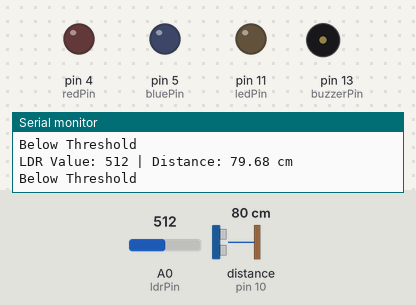
A sketch run on a simulated Arduino Uno, built with avr-gcc and run on an emulated ATmega328P. Shown: output pins drawn as LEDs (lit = HIGH), buzzer (waves = sounding), the last lines printed to the serial monitor. Wiring (inferred from the names in the program): ultrasonic range finder: trigger pin 9; echo pin 10. Inputs (shaded band) come from the test bench; at power-on: A0 (ldrPin) = 512, distance to the obstacle (sensor on pin 10) 80 cm. The echo pulse lasts 58.3 µs per cm; pins used as bus, display or sensor lines are not drawn.

Above: at 3.8 s.
3.9 s: A0 (ldrPin) set to 635
7.8 s: A0 (ldrPin) set to 661
At 9.18 s:
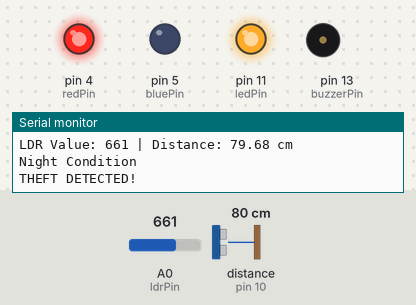
At 9.9 s:
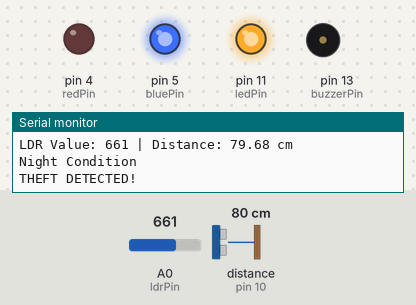
14.3 s: distance to the obstacle (sensor on pin 10) set to 5 cm
18.2 s: distance to the obstacle (sensor on pin 10) set to 2 cm
At 20.5 s:
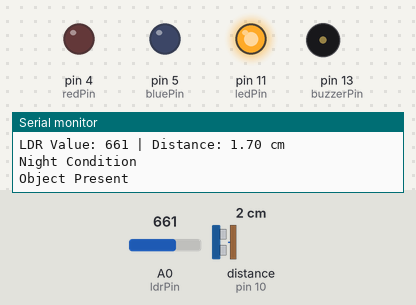
22.1 s: A0 (ldrPin) set to 833
26.0 s: A0 (ldrPin) set to 866
At 29.0 s:
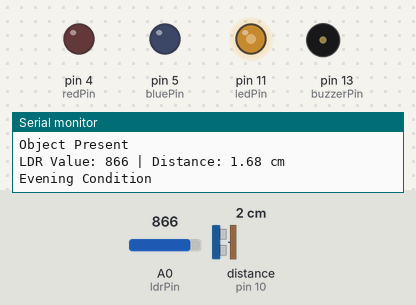
Timing chart, 0 to 30.5 s (numbered marks = the images above; inputs shaded):
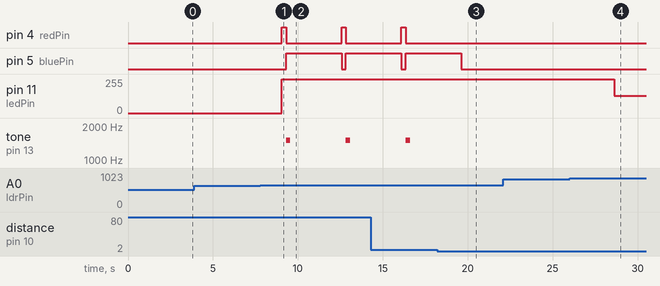

Measured:
- the behaviour switches between 649 and 650 on A0 (ldrPin) (found by bisection; images 0 and 1)
- the behaviour switches between 4 and 3 cm on distance to the obstacle (sensor on pin 10) (found by bisection; images 2 and 3)
- the behaviour switches between 849 and 850 on A0 (ldrPin) (found by bisection; images 3 and 4)
- after the input at 7.8 s, pin 4 (redPin): alternates HIGH for 0.26 s and LOW for 3.3 s, starting after 1.3 s; pin 5 (bluePin): LOW → HIGH after 1.5 s, → LOW 3.3 s later, → HIGH 0.26 s later; pin 11 (ledPin): 0/255 → 255/255 after 1.2 s; tone on pin 13 (buzzerPin): alternates 1500 Hz for 0.26 s and silent for 3.3 s, starting after 1.5 s
- after the input at 18.2 s, pin 4 (redPin): stays LOW (without the input it goes to HIGH after 1.4 s); pin 5 (bluePin): goes on until 19.6 s, then stays LOW; tone on pin 13 (buzzerPin): stays silent (without the input it goes to 1500 Hz after 1.7 s)
- after the input at 26.0 s, pin 11 (ledPin): 255/255 → 128/255 after 2.6 s

The sketch:

Security_TheftDetector_PoliceSiren.ino
```cpp
int ldrPin = A0;
int ledPin = 11;      // Street Light
int buzzerPin = 13;   // Passive Buzzer

int redPin = 4;       // RGB Red
int bluePin = 5;      // RGB Blue

#define TRIG_PIN 9
#define ECHO_PIN 10

void setup() {

  pinMode(ledPin, OUTPUT);
  pinMode(buzzerPin, OUTPUT);

  pinMode(redPin, OUTPUT);
  pinMode(bluePin, OUTPUT);

  pinMode(TRIG_PIN, OUTPUT);
  pinMode(ECHO_PIN, INPUT);

  Serial.begin(9600);

  Serial.println("Smart Theft Detection System Started");
}

float getDistance() {

  digitalWrite(TRIG_PIN, LOW);
  delayMicroseconds(2);

  digitalWrite(TRIG_PIN, HIGH);
  delayMicroseconds(10);

  digitalWrite(TRIG_PIN, LOW);

  long duration = pulseIn(ECHO_PIN, HIGH);

  float distance = duration * 0.0343 / 2;

  return distance;
}

void policeSiren() {

  // Rising Siren + Red LED

  for (int freq = 500; freq <= 1500; freq += 20) {

    tone(buzzerPin, freq);

    digitalWrite(redPin, HIGH);
    digitalWrite(bluePin, LOW);

    delay(5);
  }

  // Falling Siren + Blue LED

  for (int freq = 1500; freq >= 500; freq -= 20) {

    tone(buzzerPin, freq);

    digitalWrite(redPin, LOW);
    digitalWrite(bluePin, HIGH);

    delay(5);
  }

  noTone(buzzerPin);
}

void loop() {

  int ldrValue = analogRead(ldrPin);

  float distance = getDistance();

  Serial.print("LDR Value: ");
  Serial.print(ldrValue);

  Serial.print(" | Distance: ");
  Serial.print(distance);
  Serial.println(" cm");

  // NIGHT
  if (ldrValue >= 650 && ldrValue < 850) {

    analogWrite(ledPin, 255);

    Serial.println("Night Condition");

    if (distance > 3) {

      Serial.println("THEFT DETECTED!");

      policeSiren();
    }
    else {

      noTone(buzzerPin);

      digitalWrite(redPin, LOW);
      digitalWrite(bluePin, LOW);

      Serial.println("Object Present");
    }
  }

  // EVENING
  else if (ldrValue >= 850 && ldrValue < 980) {

    analogWrite(ledPin, 128);

    noTone(buzzerPin);

    digitalWrite(redPin, LOW);
    digitalWrite(bluePin, LOW);

    Serial.println("Evening Condition");
  }

  // DAY
  else if (ldrValue >= 980) {

    analogWrite(ledPin, 0);

    noTone(buzzerPin);

    digitalWrite(redPin, LOW);
    digitalWrite(bluePin, LOW);

    Serial.println("Day Condition");
  }

  // BELOW RANGE
  else {

    analogWrite(ledPin, 0);

    noTone(buzzerPin);

    digitalWrite(redPin, LOW);
    digitalWrite(bluePin, LOW);

    Serial.println("Below Threshold");
  }

  delay(3000);
}
```
